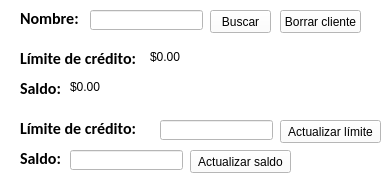
        <widget class="QWidget" name="tab_16">
         <property name="styleSheet">
          <string notr="true">background-color: rgb(255, 255, 255);</string>
         </property>
         <attribute name="title">
          <string>Gestión de saldos</string>
         </attribute>
         <widget class="QLabel" name="nombre_cte_gest_sald">
          <property name="enabled">
           <bool>true</bool>
          </property>
          <property name="geometry">
           <rect>
            <x>20</x>
            <y>10</y>
            <width>71</width>
            <height>16</height>
           </rect>
          </property>
          <property name="font">
           <font>
            <family>Calibri</family>
            <pointsize>12</pointsize>
            <weight>75</weight>
            <bold>true</bold>
           </font>
          </property>
          <property name="text">
           <string>Nombre:</string>
          </property>
         </widget>
         <widget class="QLineEdit" name="celda_nombre_cte_gest_sald">
          <property name="enabled">
           <bool>true</bool>
          </property>
          <property name="geometry">
           <rect>
            <x>90</x>
            <y>10</y>
            <width>113</width>
            <height>20</height>
           </rect>
          </property>
         </widget>
         <widget class="QPushButton" name="boton_buscar_saldos_cte">
          <property name="geometry">
           <rect>
            <x>210</x>
            <y>10</y>
            <width>61</width>
            <height>23</height>
           </rect>
          </property>
          <property name="text">
           <string>Buscar</string>
          </property>
         </widget>
         <widget class="QLabel" name="nombre_cte_gest_sald_2">
          <property name="enabled">
           <bool>true</bool>
          </property>
          <property name="geometry">
           <rect>
            <x>20</x>
            <y>50</y>
            <width>121</width>
            <height>16</height>
           </rect>
          </property>
          <property name="font">
           <font>
            <family>Calibri</family>
            <pointsize>12</pointsize>
            <weight>75</weight>
            <bold>true</bold>
           </font>
          </property>
          <property name="text">
           <string>Límite de crédito:</string>
          </property>
         </widget>
         <widget class="QLabel" name="nombre_cte_gest_sald_3">
          <property name="enabled">
           <bool>true</bool>
          </property>
          <property name="geometry">
           <rect>
            <x>20</x>
            <y>150</y>
            <width>51</width>
            <height>16</height>
           </rect>
          </property>
          <property name="font">
           <font>
            <family>Calibri</family>
            <pointsize>12</pointsize>
            <weight>75</weight>
            <bold>true</bold>
           </font>
          </property>
          <property name="text">
           <string>Saldo:</string>
          </property>
         </widget>
         <widget class="QLineEdit" name="celda_nombre_cte_gest_sald_2">
          <property name="enabled">
           <bool>true</bool>
          </property>
          <property name="geometry">
           <rect>
            <x>160</x>
            <y>120</y>
            <width>113</width>
            <height>20</height>
           </rect>
          </property>
         </widget>
         <widget class="QLineEdit" name="celda_nombre_cte_gest_sald_3">
          <property name="enabled">
           <bool>true</bool>
          </property>
          <property name="geometry">
           <rect>
            <x>70</x>
            <y>150</y>
            <width>113</width>
            <height>20</height>
           </rect>
          </property>
         </widget>
         <widget class="QLabel" name="nombre_cte_gest_sald_4">
          <property name="enabled">
           <bool>true</bool>
          </property>
          <property name="geometry">
           <rect>
            <x>20</x>
            <y>120</y>
            <width>131</width>
            <height>16</height>
           </rect>
          </property>
          <property name="font">
           <font>
            <family>Calibri</family>
            <pointsize>12</pointsize>
            <weight>75</weight>
            <bold>true</bold>
           </font>
          </property>
          <property name="text">
           <string>Límite de crédito:</string>
          </property>
         </widget>
         <widget class="QPushButton" name="boton_actualizar_limite_credito_cte">
          <property name="geometry">
           <rect>
            <x>280</x>
            <y>120</y>
            <width>101</width>
            <height>23</height>
           </rect>
          </property>
          <property name="text">
           <string>Actualizar límite</string>
          </property>
         </widget>
         <widget class="QPushButton" name="boton_actualizar_saldo_cte">
          <property name="geometry">
           <rect>
            <x>190</x>
            <y>150</y>
            <width>101</width>
            <height>23</height>
           </rect>
          </property>
          <property name="text">
           <string>Actualizar saldo</string>
          </property>
         </widget>
         <widget class="QLabel" name="nombre_cte_gest_sald_5">
          <property name="enabled">
           <bool>true</bool>
          </property>
          <property name="geometry">
           <rect>
            <x>20</x>
            <y>80</y>
            <width>51</width>
            <height>16</height>
           </rect>
          </property>
          <property name="font">
           <font>
            <family>Calibri</family>
            <pointsize>12</pointsize>
            <weight>75</weight>
            <bold>true</bold>
           </font>
          </property>
          <property name="text">
           <string>Saldo:</string>
          </property>
         </widget>
         <widget class="QLabel" name="label_16">
          <property name="geometry">
           <rect>
            <x>150</x>
            <y>50</y>
            <width>47</width>
            <height>13</height>
           </rect>
          </property>
          <property name="text">
           <string>$0.00</string>
          </property>
         </widget>
         <widget class="QLabel" name="label_17">
          <property name="geometry">
           <rect>
            <x>70</x>
            <y>80</y>
            <width>47</width>
            <height>13</height>
           </rect>
          </property>
          <property name="text">
           <string>$0.00</string>
          </property>
         </widget>
         <widget class="QPushButton" name="boton_eliminacion_cliente">
          <property name="geometry">
           <rect>
            <x>280</x>
            <y>10</y>
            <width>81</width>
            <height>23</height>
           </rect>
          </property>
          <property name="text">
           <string>Borrar cliente</string>
          </property>
         </widget>
        </widget>
